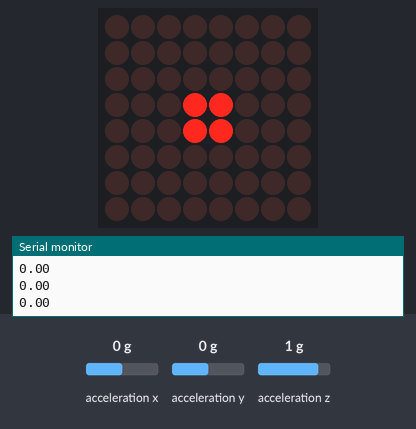
A sketch run on a simulated Arduino Uno, built with avr-gcc and run on an emulated ATmega328P. Parts: 8×8 LED matrix, the last lines printed to the serial monitor. The test bench sets the inputs (shaded band); at power-on: acceleration x 0 g, acceleration z 1 g, acceleration y 0 g.

Above: at 1.2 s.
1.3 s: acceleration x set to -1.4 g
At 1.9 s:
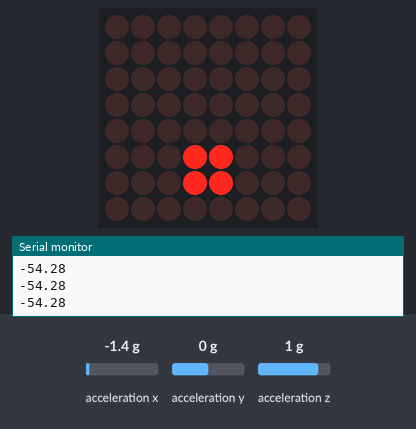
2.8 s: acceleration z set to -1.4 g
At 4.0 s:
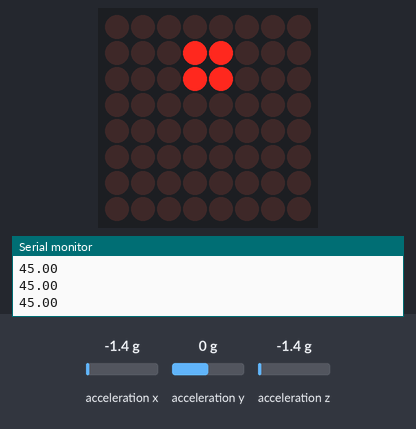
4.3 s: acceleration x set to -0.8 g
At 5.2 s:
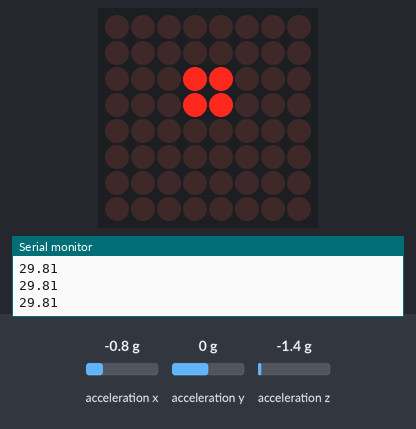
5.8 s: acceleration z set to 1.4 g
At 6.7 s:
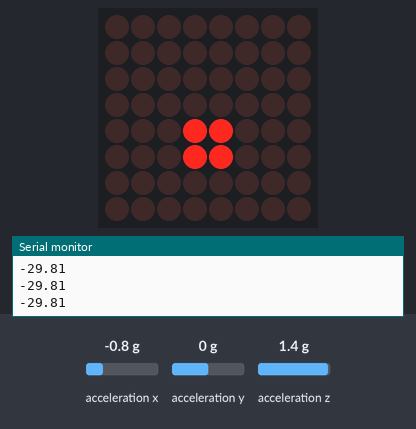
7.3 s: acceleration x set to 0 g
At 7.6 s:
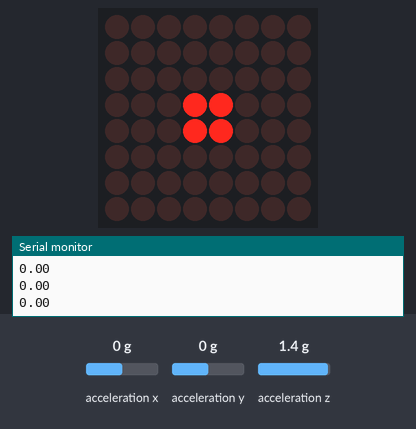
8.8 s: acceleration x set to 0.8 g
At 10.0 s:
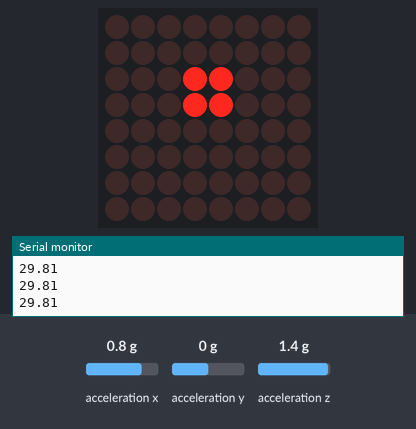
Timing chart, 0 to 11.3 s (numbered marks = the images above; inputs shaded):
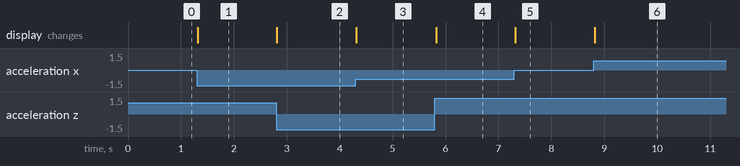

The sketch:

PRACTICA6.ino
```cpp
#include <SparkFun_ADXL345.h>


#include <Wire.h>
#include <SparkFun_ADXL345.h>
#include <LedControl.h>

//Directivasd de Preprocesado
#define DIN 12
#define CLK 11
#define CS 10

//Variables
float ex, ez;
float promedio;

//Animaciones
byte derecha5[] = {
  B00000000,
  B00000000,
  B00000000,
  B00000010,
  B00000010,
  B00000000,
  B00000000,
  B00000000
};

byte derecha4[] = {
  B00000000,
  B00000000,
  B00000000,
  B00000110,
  B00000110,
  B00000000,
  B00000000,
  B00000000
};

byte derecha3[] = {
  B00000000,
  B00000000,
  B00000000,
  B00000100,
  B00000100,
  B00000000,
  B00000000,
  B00000000
};

byte derecha2[] = {
  B00000000,
  B00000000,
  B00000000,
  B00001100,
  B00001100,
  B00000000,
  B00000000,
  B00000000
};

byte derecha1[] = {
  B00000000,
  B00000000,
  B00000000,
  B00001000,
  B00001000,
  B00000000,
  B00000000,
  B00000000
};

byte centro[] = {
  B00000000,
  B00000000,
  B00000000,
  B00011000,
  B00011000,
  B00000000,
  B00000000,
  B00000000
};

byte izquierda1[] = {
  B00000000,
  B00000000,
  B00000000,
  B00010000,
  B00010000,
  B00000000,
  B00000000,
  B00000000
};

byte izquierda2[] = {
  B00000000,
  B00000000,
  B00000000,
  B00110000,
  B00110000,
  B00000000,
  B00000000,
  B00000000
};

byte izquierda3[] = {
  B00000000,
  B00000000,
  B00000000,
  B00100000,
  B00100000,
  B00000000,
  B00000000,
  B00000000
};

byte izquierda4[] = {
  B00000000,
  B00000000,
  B00000000,
  B01100000,
  B01100000,
  B00000000,
  B00000000,
  B00000000
};

byte izquierda5[] = {
  B00000000,
  B00000000,
  B00000000,
  B01000000,
  B01000000,
  B00000000,
  B00000000,
  B00000000
};

//Constructores
LedControl matriz = LedControl(DIN, CLK, CS, 1);
ADXL345 nivel = ADXL345();

//Funciones
void RepresentarMatriz(byte *Datos);
void medicion();
void niveles();

void setup() {
  Serial.begin(9600);
  matriz.shutdown(0, false);
  matriz.setIntensity(0, 10); // La valores estan entre 1 y 15
  matriz.clearDisplay(0);
  nivel.powerOn();
  nivel.setRangeSetting(8);       //Definir el rango
}

void loop() {
  medicion();
  niveles();
}

void medicion() {
  int suma = 0;
  int x, y, z;
  nivel.readAccel(&x, &y, &z);
  ex = x * 0.0039;
  ez = z * 0.0039;
  float divi = ex / ez;
  promedio = atan(divi) * 57.296;
}

void niveles() {
  Serial.println(promedio);

  if ((promedio < -60) && (promedio >= -90)) {
    RepresentarMatriz(derecha5);
  }

  if ((promedio < -45) && (promedio >= -60)) {
    RepresentarMatriz(derecha4);
  }

  if ((promedio < -30) && (promedio >= -45)) {
    RepresentarMatriz(derecha3);
  }

  if ((promedio < -15) && (promedio >= -30)) {
    RepresentarMatriz(derecha2);
  }

  if ((promedio < -5) && (promedio >= -15)) {
    RepresentarMatriz(derecha1);
  }

  if ((promedio >= -5) && (promedio <= 5)) {
    RepresentarMatriz(centro);
  }

  if ((promedio > 5) && (promedio <= 15)) {
    RepresentarMatriz(izquierda1);
  }

  if ((promedio > 15) && (promedio <= 30)) {
    RepresentarMatriz(izquierda2);
  }

  if ((promedio > 30) && (promedio <= 45)) {
    RepresentarMatriz(izquierda3);
  }

  if ((promedio > 45) && (promedio <= 60)) {
    RepresentarMatriz(izquierda4);
  }

  if ((promedio > 60) && (promedio <= 90)) {
    RepresentarMatriz(izquierda5);
  }

  if (promedio > 90) {
    RepresentarMatriz(izquierda5);
    RepresentarMatriz(derecha5);
  }
}

void RepresentarMatriz(byte *Datos) { //Representa los bytes de datos para una matriz de 8x8
  //Llamar animación :  RepresentarMatriz(Mensaje_n,time);
  for (int i = 0; i < 8; i++) {
    matriz.setColumn(0, i, Datos[7 - i]);
  }
}
```

Measured:
- after the input at 1.3 s, the display: changes at once (image 1)
- after the input at 2.8 s, the display: changes at once (image 2)
- after the input at 4.3 s, the display: changes at once (image 3)
- after the input at 5.8 s, the display: changes at once (image 4)
- after the input at 7.3 s, the display: changes at once (image 5)
- after the input at 8.8 s, the display: changes at once (image 6)
